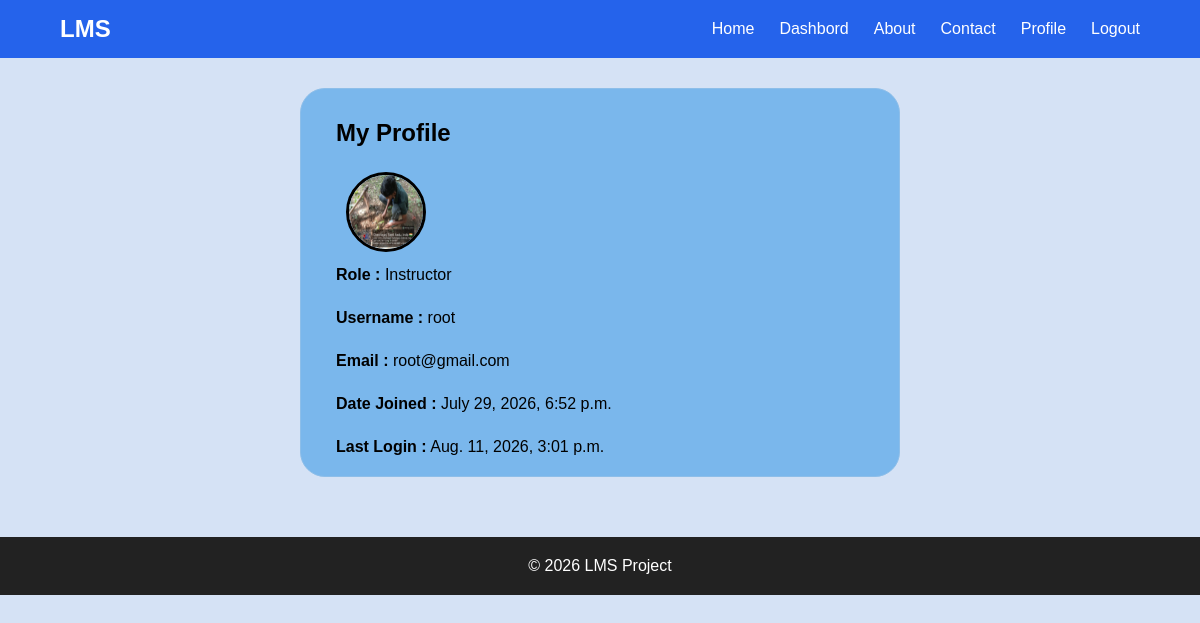
/accounts/profile/ (signed in), run on the app's committed database.
### accounts/models.py (models this page shows, shortened)
class Profile(models.Model):
    ROLE_CHOICES=[
        ("Student","Student"),
         ("Instructor","Instructor"),]
    user=models.OneToOneField(
             User,
             on_delete=models.CASCADE
         )
    role=models.CharField(
             max_length=20,
             choices=ROLE_CHOICES
         )
    image=models.ImageField(
         upload_to="profiles/",
         default="profiles/default.png"
    )
    phone=models.CharField(max_length=15,blank=True)

### accounts/views.py (the view)
# urls.py: path("profile/",views.profile_view,name="profile"),
@login_required
def profile_view(request):
    profile=request.user.profile
    if request.method=="POST":
        if "image" in request.FILES:
            profile.image=request.FILES["image"]
            profile.save()
        return redirect("accounts:profile")
    return render(request,"accounts/profile.html",{
        "profile":profile,
    })

### templates/accounts/profile.html (shortened to what this page needs)
{% extends "base.html"  %}
{% load static %}
{% block extra_css %}
<link rel="stylesheet" href="{% static  'css/profile.css' %}">
{% endblock %}
{% block content %}
<div class="profile-container">
    <h2>My Profile</h2>
    <form method="POST" enctype="multipart/form-data">
         <label for="image-input" class="profile-image">
            <img src="{{ profile.image.url }}" alt="Profile">
         </label>
    </form>
    <div class="profile-card">
        <p><Strong>Role :</strong> {{profile.role}}</p>
        <p><strong>Username :</strong> {{ request.user.username }}</p>
         <p><strong>Email :</strong> {{ request.user.email }}</p>
           <p><strong>Date Joined :</strong> {{ request.user.date_joined }}</p>
         <p><strong>Last Login :</strong> {{ request.user.last_login }}</p>
    </div>
</div>
{% endblock %}

### static/css/style.css (style rules this page uses)
* { margin:0; padding:0; box-sizing:border-box; font-family: 'Lucida Sans', 'Lucida Sans Regular', 'Lucida Grande', 'Lucida Sans Unicode', Geneva, Verdana, sans-serif; }
body { font-family:Arial; background:#d5e2f5; }

### static/css/profile.css (style rules this page uses)
.profile-card { display:flex; flex-direction:column; gap:25px; margin-left:15px; }
h2 { margin:10px auto 20px 15px; }
.profile-image img { width:80px; height:80px; margin:5px auto 10px 25px; border-radius:50%; border:3px solid black; }
.profile-container { padding:20px; background-color: rgb(122, 183, 236); border-radius:25px; border:1px solid rgb(141, 190, 233); margin:0 auto; width:50%; margin-top:30px; }

### data on the page
Profile: image (picture), role "Instructor"

### other printed values
{{ request.user.username }} "root"
{{ request.user.email }} "root@gmail.com"
{{ request.user.date_joined }} "July 29, 2026, 6:52 p.m."
{{ request.user.last_login }} "Aug. 11, 2026, 3:01 p.m."
